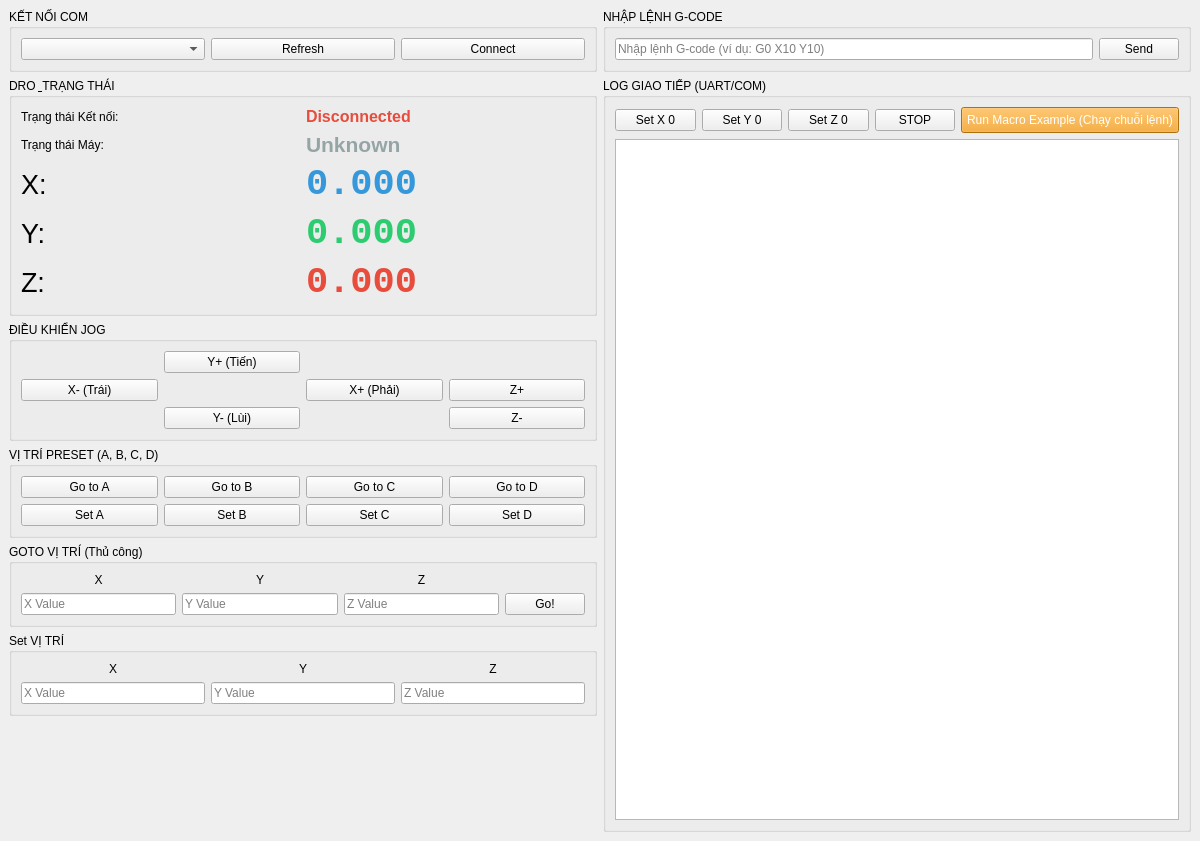
<?xml version="1.0" encoding="UTF-8"?>
<ui version="4.0">
 <class>MainWindow</class>
 <widget class="QMainWindow" name="MainWindow">
  <property name="geometry">
   <rect>
    <x>0</x>
    <y>0</y>
    <width>1200</width>
    <height>841</height>
   </rect>
  </property>
  <property name="windowTitle">
   <string>STM32 G-Code Controller</string>
  </property>
  <widget class="QWidget" name="centralwidget">
   <layout class="QHBoxLayout" name="horizontalLayout_main">
    <item>
     <layout class="QVBoxLayout" name="verticalLayout_control">
      <item>
       <widget class="QGroupBox" name="groupBox_connection">
        <property name="title">
         <string>KẾT NỐI COM</string>
        </property>
        <layout class="QHBoxLayout" name="horizontalLayout_com">
         <item>
          <widget class="QComboBox" name="portComboBox"/>
         </item>
         <item>
          <widget class="QPushButton" name="refreshButton">
           <property name="text">
            <string>Refresh</string>
           </property>
          </widget>
         </item>
         <item>
          <widget class="QPushButton" name="connectButton">
           <property name="text">
            <string>Connect</string>
           </property>
          </widget>
         </item>
        </layout>
       </widget>
      </item>
      <item>
       <widget class="QGroupBox" name="groupBox_dro">
        <property name="title">
         <string>DRO &amp; TRẠNG THÁI</string>
        </property>
        <layout class="QGridLayout" name="gridLayout_dro">
         <item row="0" column="0">
          <widget class="QLabel" name="label_status_title">
           <property name="text">
            <string>Trạng thái Kết nối:</string>
           </property>
          </widget>
         </item>
         <item row="0" column="1">
          <widget class="QLabel" name="statusLabel">
           <property name="font">
            <font>
             <pointsize>12</pointsize>
             <weight>75</weight>
             <bold>true</bold>
            </font>
           </property>
           <property name="styleSheet">
            <string>color: #e74c3c;</string>
           </property>
           <property name="text">
            <string>Disconnected</string>
           </property>
          </widget>
         </item>
         <item row="1" column="0">
          <widget class="QLabel" name="label_state_title">
           <property name="text">
            <string>Trạng thái Máy:</string>
           </property>
          </widget>
         </item>
         <item row="1" column="1">
          <widget class="QLabel" name="stateLabel">
           <property name="font">
            <font>
             <pointsize>16</pointsize>
             <weight>75</weight>
             <bold>true</bold>
            </font>
           </property>
           <property name="styleSheet">
            <string>color: #95a5a6;</string>
           </property>
           <property name="text">
            <string>Unknown</string>
           </property>
          </widget>
         </item>
         <item row="2" column="0">
          <widget class="QLabel" name="label_x_title">
           <property name="font">
            <font>
             <pointsize>20</pointsize>
            </font>
           </property>
           <property name="text">
            <string>X:</string>
           </property>
          </widget>
         </item>
         <item row="2" column="1">
          <widget class="QLabel" name="xPosLabel">
           <property name="font">
            <font>
             <family>Consolas</family>
             <pointsize>28</pointsize>
             <weight>75</weight>
             <bold>true</bold>
            </font>
           </property>
           <property name="styleSheet">
            <string>color: #3498db;</string>
           </property>
           <property name="text">
            <string>0.000</string>
           </property>
          </widget>
         </item>
         <item row="3" column="0">
          <widget class="QLabel" name="label_y_title">
           <property name="font">
            <font>
             <pointsize>20</pointsize>
            </font>
           </property>
           <property name="text">
            <string>Y:</string>
           </property>
          </widget>
         </item>
         <item row="3" column="1">
          <widget class="QLabel" name="yPosLabel">
           <property name="font">
            <font>
             <family>Consolas</family>
             <pointsize>28</pointsize>
             <weight>75</weight>
             <bold>true</bold>
            </font>
           </property>
           <property name="styleSheet">
            <string>color: #2ecc71;</string>
           </property>
           <property name="text">
            <string>0.000</string>
           </property>
          </widget>
         </item>
         <item row="4" column="0">
          <widget class="QLabel" name="label_z_title">
           <property name="font">
            <font>
             <pointsize>20</pointsize>
            </font>
           </property>
           <property name="text">
            <string>Z:</string>
           </property>
          </widget>
         </item>
         <item row="4" column="1">
          <widget class="QLabel" name="zPosLabel">
           <property name="font">
            <font>
             <family>Consolas</family>
             <pointsize>28</pointsize>
             <weight>75</weight>
             <bold>true</bold>
            </font>
           </property>
           <property name="styleSheet">
            <string>color: #e74c3c;</string>
           </property>
           <property name="text">
            <string>0.000</string>
           </property>
          </widget>
         </item>
        </layout>
       </widget>
      </item>
      <item>
       <widget class="QGroupBox" name="groupBox_jog">
        <property name="title">
         <string>ĐIỀU KHIỂN JOG</string>
        </property>
        <layout class="QGridLayout" name="gridLayout_jog">
         <item row="0" column="1">
          <widget class="QPushButton" name="jogYPlusButton">
           <property name="text">
            <string>Y+ (Tiến)</string>
           </property>
          </widget>
         </item>
         <item row="1" column="0">
          <widget class="QPushButton" name="jogXMinusButton">
           <property name="text">
            <string>X- (Trái)</string>
           </property>
          </widget>
         </item>
         <item row="1" column="2">
          <widget class="QPushButton" name="jogXPlusButton">
           <property name="text">
            <string>X+ (Phải)</string>
           </property>
          </widget>
         </item>
         <item row="1" column="3">
          <widget class="QPushButton" name="jogZPlusButton">
           <property name="text">
            <string>Z+</string>
           </property>
          </widget>
         </item>
         <item row="2" column="1">
          <widget class="QPushButton" name="jogYMinusButton">
           <property name="text">
            <string>Y- (Lùi)</string>
           </property>
          </widget>
         </item>
         <item row="2" column="3">
          <widget class="QPushButton" name="jogZMinusButton">
           <property name="text">
            <string>Z-</string>
           </property>
          </widget>
         </item>
        </layout>
       </widget>
      </item>
      <item>
       <widget class="QGroupBox" name="groupBox_preset">
        <property name="title">
         <string>VỊ TRÍ PRESET (A, B, C, D)</string>
        </property>
        <layout class="QGridLayout" name="gridLayout_preset">
         <item row="0" column="0">
          <widget class="QPushButton" name="gotoAButton">
           <property name="text">
            <string>Go to A</string>
           </property>
          </widget>
         </item>
         <item row="0" column="1">
          <widget class="QPushButton" name="gotoBButton">
           <property name="text">
            <string>Go to B</string>
           </property>
          </widget>
         </item>
         <item row="0" column="2">
          <widget class="QPushButton" name="gotoCButton">
           <property name="text">
            <string>Go to C</string>
           </property>
          </widget>
         </item>
         <item row="0" column="3">
          <widget class="QPushButton" name="gotoDButton">
           <property name="text">
            <string>Go to D</string>
           </property>
          </widget>
         </item>
         <item row="1" column="0">
          <widget class="QPushButton" name="setAButton">
           <property name="text">
            <string>Set A</string>
           </property>
          </widget>
         </item>
         <item row="1" column="1">
          <widget class="QPushButton" name="setBButton">
           <property name="text">
            <string>Set B</string>
           </property>
          </widget>
         </item>
         <item row="1" column="2">
          <widget class="QPushButton" name="setCButton">
           <property name="text">
            <string>Set C</string>
           </property>
          </widget>
         </item>
         <item row="1" column="3">
          <widget class="QPushButton" name="setDButton">
           <property name="text">
            <string>Set D</string>
           </property>
          </widget>
         </item>
        </layout>
       </widget>
      </item>
      <item>
       <widget class="QGroupBox" name="groupBox_manual_goto">
        <property name="title">
         <string>GOTO VỊ TRÍ (Thủ công)</string>
        </property>
        <layout class="QGridLayout" name="gridLayout_manual_goto">
         <item row="0" column="0">
          <widget class="QLabel" name="label_goto_X">
           <property name="text">
            <string>X</string>
           </property>
           <property name="alignment">
            <set>Qt::AlignCenter</set>
           </property>
          </widget>
         </item>
         <item row="0" column="1">
          <widget class="QLabel" name="label_goto_Y">
           <property name="text">
            <string>Y</string>
           </property>
           <property name="alignment">
            <set>Qt::AlignCenter</set>
           </property>
          </widget>
         </item>
         <item row="0" column="2">
          <widget class="QLabel" name="label_goto_Z">
           <property name="text">
            <string>Z</string>
           </property>
           <property name="alignment">
            <set>Qt::AlignCenter</set>
           </property>
          </widget>
         </item>
         <item row="1" column="0">
          <widget class="QLineEdit" name="txt_input_goto_X">
           <property name="placeholderText">
            <string>X Value</string>
           </property>
          </widget>
         </item>
         <item row="1" column="1">
          <widget class="QLineEdit" name="txt_input_goto_Y">
           <property name="placeholderText">
            <string>Y Value</string>
           </property>
          </widget>
         </item>
         <item row="1" column="2">
          <widget class="QLineEdit" name="txt_input_goto_Z">
           <property name="placeholderText">
            <string>Z Value</string>
           </property>
          </widget>
         </item>
         <item row="1" column="3">
          <widget class="QPushButton" name="btn_manual_goto">
           <property name="text">
            <string>Go!</string>
           </property>
          </widget>
         </item>
        </layout>
       </widget>
      </item>
      <item>
       <widget class="QGroupBox" name="groupBox_manual_set">
        <property name="title">
         <string>Set VỊ TRÍ </string>
        </property>
        <layout class="QGridLayout" name="gridLayout_manual_set">
         <item row="0" column="0">
          <widget class="QLabel" name="label_set_X">
           <property name="text">
            <string>X</string>
           </property>
           <property name="alignment">
            <set>Qt::AlignCenter</set>
           </property>
          </widget>
         </item>
         <item row="0" column="1">
          <widget class="QLabel" name="label_set_Y">
           <property name="text">
            <string>Y</string>
           </property>
           <property name="alignment">
            <set>Qt::AlignCenter</set>
           </property>
          </widget>
         </item>
         <item row="0" column="2">
          <widget class="QLabel" name="label_set_Z">
           <property name="text">
            <string>Z</string>
           </property>
           <property name="alignment">
            <set>Qt::AlignCenter</set>
           </property>
          </widget>
         </item>
         <item row="1" column="0">
          <widget class="QLineEdit" name="txt_input_set_X">
           <property name="placeholderText">
            <string>X Value</string>
           </property>
          </widget>
         </item>
         <item row="1" column="1">
          <widget class="QLineEdit" name="txt_input_set_Y">
           <property name="placeholderText">
            <string>Y Value</string>
           </property>
          </widget>
         </item>
         <item row="1" column="2">
          <widget class="QLineEdit" name="txt_input_set_Z">
           <property name="placeholderText">
            <string>Z Value</string>
           </property>
          </widget>
         </item>
        </layout>
       </widget>
      </item>
      <item>
       <spacer name="verticalSpacer">
        <property name="orientation">
         <enum>Qt::Vertical</enum>
        </property>
        <property name="sizeHint" stdset="0">
         <size>
          <width>20</width>
          <height>40</height>
         </size>
        </property>
       </spacer>
      </item>
     </layout>
    </item>
    <item>
     <layout class="QVBoxLayout" name="verticalLayout_log">
      <item>
       <widget class="QGroupBox" name="groupBox_gcode">
        <property name="title">
         <string>NHẬP LỆNH G-CODE</string>
        </property>
        <layout class="QHBoxLayout" name="horizontalLayout_gcode">
         <item>
          <widget class="QLineEdit" name="gcodeInput">
           <property name="placeholderText">
            <string>Nhập lệnh G-code (ví dụ: G0 X10 Y10)</string>
           </property>
          </widget>
         </item>
         <item>
          <widget class="QPushButton" name="sendButton">
           <property name="text">
            <string>Send</string>
           </property>
          </widget>
         </item>
        </layout>
       </widget>
      </item>
      <item>
       <widget class="QGroupBox" name="groupBox_log">
        <property name="title">
         <string>LOG GIAO TIẾP (UART/COM)</string>
        </property>
        <layout class="QVBoxLayout" name="verticalLayout_log_text">
         <item>
          <layout class="QHBoxLayout" name="horizontalLayout">
           <item>
            <widget class="QPushButton" name="SetX0">
             <property name="text">
              <string>Set X 0</string>
             </property>
            </widget>
           </item>
           <item>
            <widget class="QPushButton" name="SetY0">
             <property name="text">
              <string>Set Y 0</string>
             </property>
            </widget>
           </item>
           <item>
            <widget class="QPushButton" name="SetZ0">
             <property name="text">
              <string>Set Z 0</string>
             </property>
            </widget>
           </item>
           <item>
            <widget class="QPushButton" name="Stopbtn">
             <property name="text">
              <string>STOP</string>
             </property>
            </widget>
           </item>
           <item >
    <widget class="QPushButton" name="runMacroButton">
        <property name="text">
            <string>Run Macro Example (Chạy chuỗi lệnh)</string>
        </property>
        <property name="styleSheet">
            <string>background-color: #f39c12; color: white; padding: 5px;</string>
        </property>
    </widget>
</item>
          </layout>
         </item>
         <item>
          <widget class="QTextEdit" name="logTextEdit">
           <property name="readOnly">
            <bool>true</bool>
           </property>
          </widget>
         </item>
        </layout>
       </widget>
      </item>
     </layout>
    </item>
   </layout>
  </widget>
 </widget>
 <resources/>
 <connections/>
</ui>
